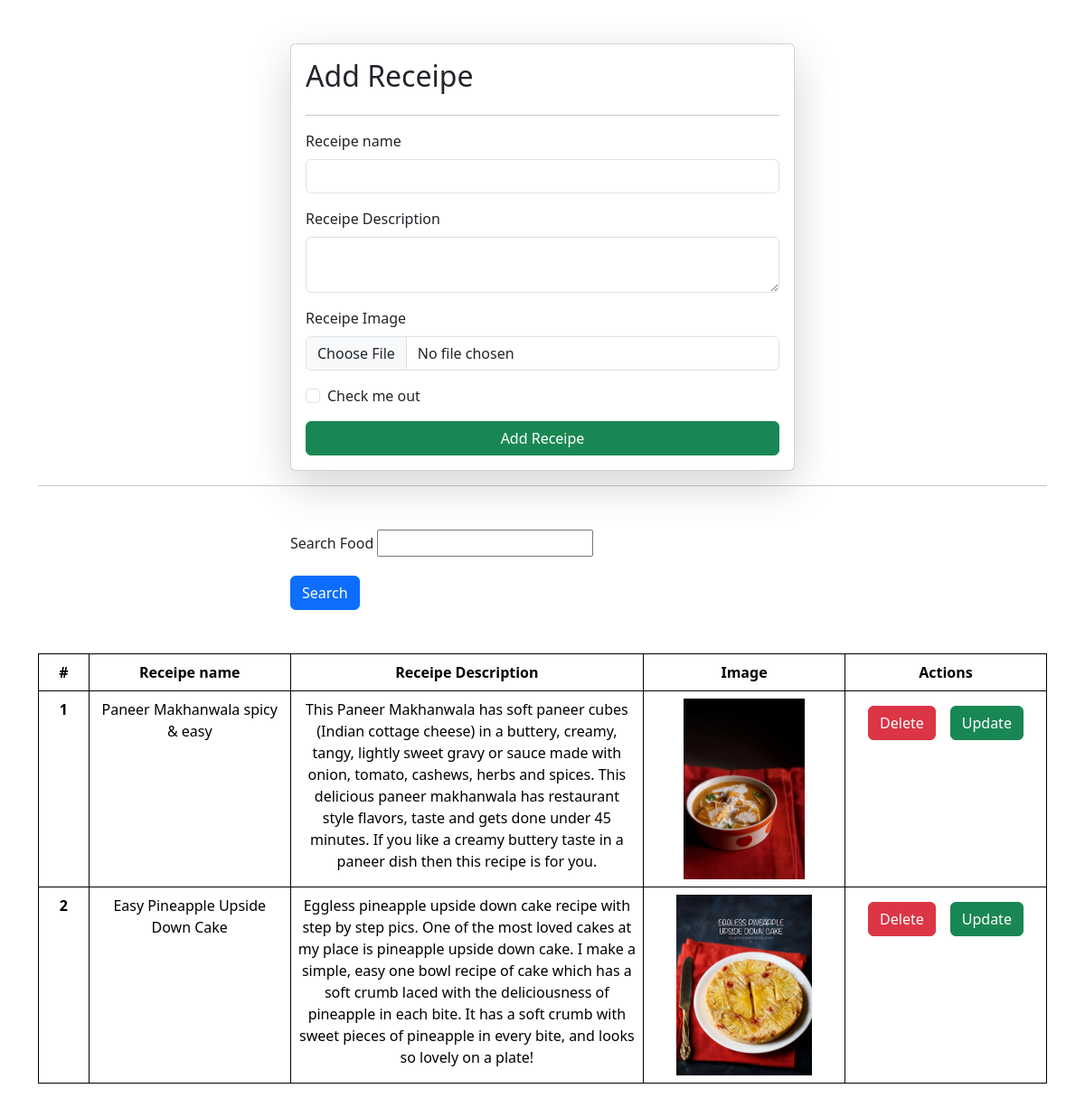
Screenshot of /receipes/ with the database file from the repository.
### vege/models.py (models this page shows)
class Receipe(models.Model):
    user = models.ForeignKey(User, on_delete=models.SET_NULL, null = True, blank = True)
    receipe_name = models.CharField(max_length = 10)
    receipe_description = models.TextField()
    receipe_image = models.ImageField(upload_to="receipe")

### vege/views.py (the view, shortened to what this page needs)
# urls.py: path('receipes/', receipes, name='receipes'),
def receipes(request):
    queryset = Receipe.objects.all()
    if request.GET.get('search'):
        queryset = queryset.filter(receipe_name__icontains = request.GET.get('search'))
    context = {
        'page' : 'Receipes',
        'receipes' : queryset
    }
    return render(request, 'receipes.html', context)

### vege/templates/receipes.html (shortened to what this page needs)
{% extends "base.html" %}
{% block start %}
<div class="container mt-5">
    <form class="col-6 mx-auto card p-3 shadow-lg" method="post" enctype="multipart/form-data">
        <h2>Add Receipe</h2>
        <hr>
        <div class="mb-3">
          <label for="exampleInputEmail1" class="form-label">Receipe name</label>
          <input name = "receipe_name" required type="text" class="form-control">
        </div>
        <div class="mb-3">
          <label for="exampleInputPassword1" class="form-label">Receipe Description</label>
          <textarea class="form-control" name = "receipe_description" required></textarea>
        </div>
        <div class="mb-3">
            <label for="exampleInputPassword1" class="form-label">Receipe Image</label>
            <input name = "receipe_image" type="file" class="form-control">
          </div>
          <div class="mb-3 form-check">
          <input type="checkbox" class="form-check-input" id="exampleCheck1">
          <label class="form-check-label" required for="exampleCheck1">Check me out</label>
        </div>
        <button type="submit" class="btn btn-success">Add Receipe</button>
      </form>
      <hr>
      <div class="mt-5">
        <div class="mx-auto col-6">
            <div class="mb-3">
                <form>
                <label for="exampleInputEmail1" class="form-label">Search Food</label>
                <input name="search" value="{{receipe.receipe_name}}"  type="text">
            </div>
            <button type="submit" class="btn btn-primary">Search</button>
        </div>
      </div>
      <table class="table mt-5" m-2>
        <thead>
          <tr>
            <th scope="col">#</th>
            <th scope="col">Receipe name</th>
            <th scope="col">Receipe Description</th>
            <th scope="col">Image</th>
            <th scope="col">Actions</th>
          </tr>
        </thead>
        <tbody>
            {%for receipe in receipes%}
          <tr>
            <th scope="row">{{forloop.counter}}</th>
            <td scope="row">{{receipe.receipe_name}}</td>
            <td scope=" row">{{receipe.receipe_description}}</td>
            <td scope="row">
                <img src ="/media/{{receipe.receipe_image}}" style="height:200px">
            </td>
            <td>
                <a href="/delete-receipe/{{receipe.id}}" class="btn btn-danger m-2">Delete</button>
                    <a href="/update-receipe/{{receipe.id}}" class="btn btn-success m-2">Update</button>
            </td>
          </tr>
          {% endfor %}
        </tbody>
      </table>
</div>
{% endblock%}

### dollo/templates/base.html (shortened to what this page needs)
<!DOCTYPE html>
<html>
    <link href="https://cdn.jsdelivr.net/npm/bootstrap@5.3.3/dist/css/bootstrap.min.css" rel="stylesheet">
    <body>
        {%block start%}
        {%endblock%}
    </body>
</html>

### dollo/templates/base.html (style rules this page uses)
table { border-collapse: collapse; }
td, th { border: 2px solid black; padding: 5px; text-align: center; width: 80px; }

### vege/templates/receipes.html (style rules this page uses)
table { width: 100%; table-layout: fixed; border-collapse: collapse; }
th, td { border: 1px solid black; padding: 8px; text-align: center; word-wrap: break-word; }
th:nth-child(1) { width: 5%; }
th:nth-child(2) { width: 20%; }
th:nth-child(3) { width: 35%; }
th:nth-child(4) { width: 20%; }
th:nth-child(5) { width: 20%; }
img { height: 150px; width: auto; display: block; margin: auto; }

### rows the page displays
Receipe: receipe_name "Paneer Makhanwala spicy & easy", receipe_description "This Paneer Makhanwala has soft paneer cubes (Indian cottage cheese) in a buttery, creamy, tangy, lightly sweet gravy or sauce made with onion, tomato, cashews, herbs and spices. This delicious paneer makhanwala has restaurant style flavors, taste and gets done under 45 minutes. If you like a creamy buttery taste in a paneer dish then this recipe is for you.", receipe_image (picture)
Receipe: receipe_name "Easy Pineapple Upside Down Cake", receipe_description "Eggless pineapple upside down cake recipe with step by step pics. One of the most loved cakes at my place is pineapple upside down cake. I make a simple, easy one bowl recipe of cake which has a soft crumb laced with the deliciousness of pineapple in each bite. It has a soft crumb with sweet pieces of pineapple in every bite, and looks so lovely on a plate!", receipe_image (picture)
